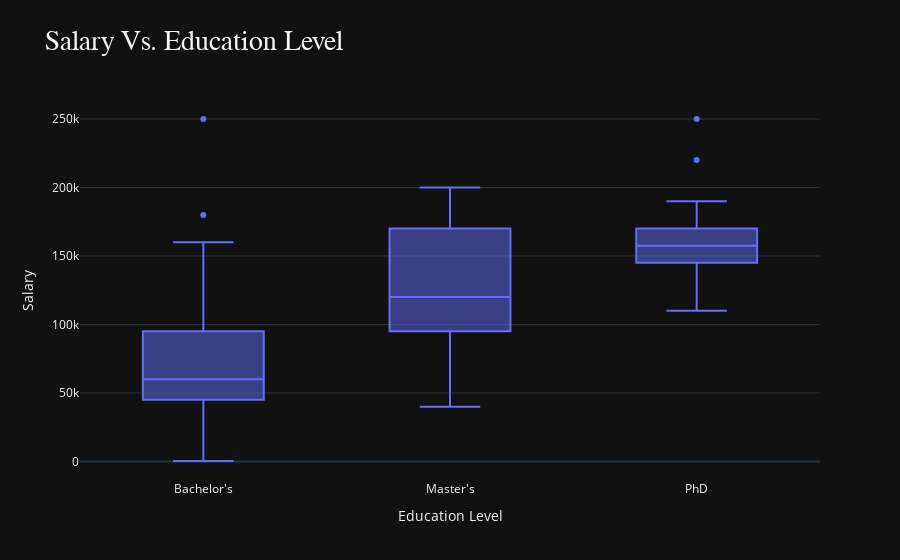

Notebook code cell kept with this figure:
### Markdown cell above
<p style = "color: #98EECC;
            font: bold 18px arial;
            padding: 15px;
            background-color: #111;
            border: 3px solid lightgreen;
            border-radius: 8px">
    ♣ Salary Column 💰💵
</p>

### Code cell
fig = px.box(
    x = df["Education Level"], y = df["Salary"],
    title= "Salary Vs. Education Level",
    template="plotly_dark",
    labels={"x": "Education Level", "y" :"Salary"}
)

custome_layout(hover_font_size=13)

iplot(fig)

### Figure 1 — Plotly figure (JSON) as saved in the notebook; plotly's stock layout.template omitted (floating-point values rounded to 4 significant figures; data arrays with more than 128 entries replaced by an {"elided": "..."} marker saying what was removed)
{"data": [{"alignmentgroup": "True", "hovertemplate": "Education Level=%{x}<br>Salary=%{y}<extra></extra>", "legendgroup": "", "marker": {"color": "#636efa"}, "name": "", "notched": false, "offsetgroup": "", "orientation": "v", "showlegend": false, "type": "box", "x": {"elided": "324 str values"}, "x0": " ", "xaxis": "x", "y": {"elided": "324 int values"}, "y0": " ", "yaxis": "y"}], "layout": {"boxmode": "group", "hoverlabel": {"bgcolor": "#111", "font": {"family": "arial", "size": 13}}, "legend": {"tracegroupgap": 0}, "showlegend": false, "title": {"font": {"family": "tahoma", "size": 28}, "text": "Salary Vs. Education Level"}, "xaxis": {"anchor": "y", "domain": [0, 1], "title": {"text": "Education Level"}}, "yaxis": {"anchor": "x", "domain": [0, 1], "title": {"text": "Salary"}}}}
